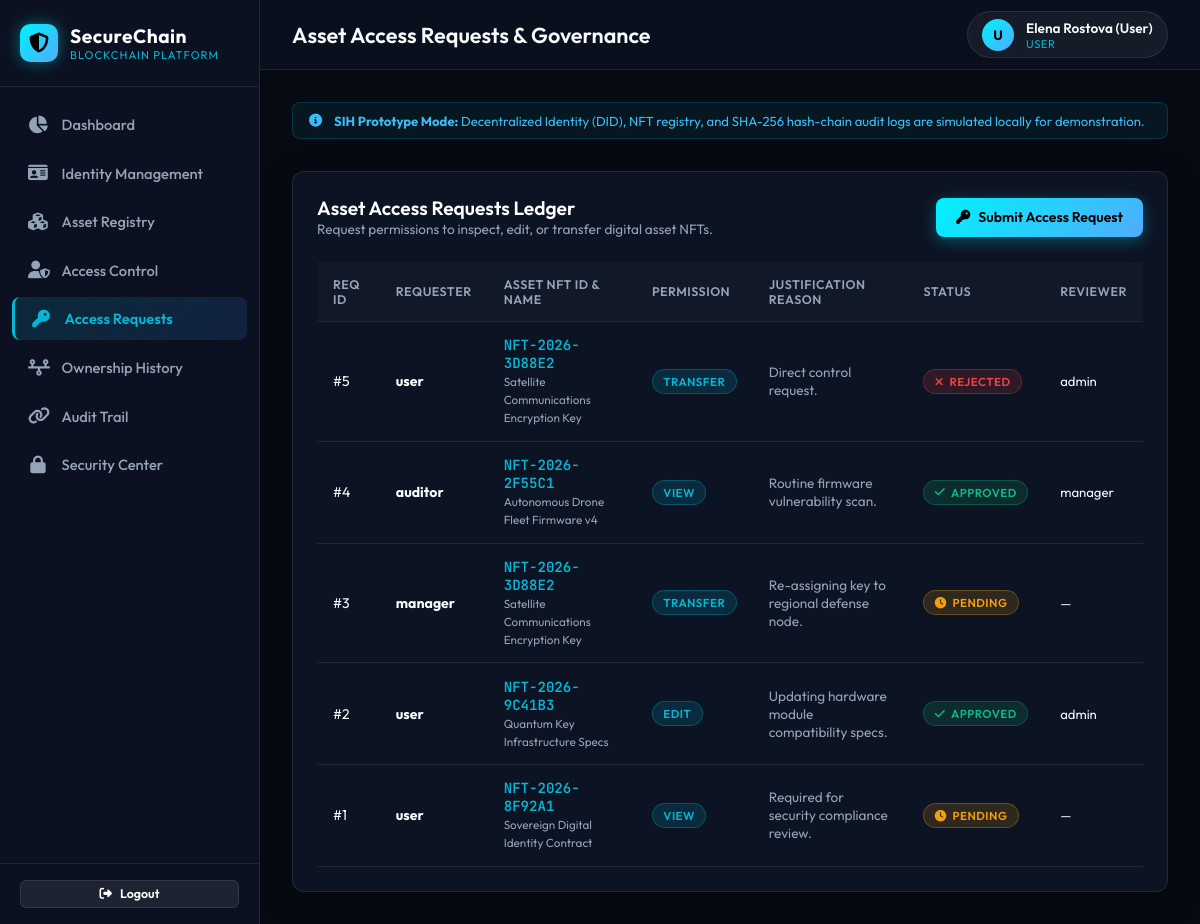
The page /access-requests (signed in) on the database its author committed.
### tables this page shows
CREATE TABLE access_requests (
        id INTEGER PRIMARY KEY AUTOINCREMENT,
        user_id INTEGER NOT NULL,
        username TEXT NOT NULL,
        asset_nft_id TEXT NOT NULL,
        asset_name TEXT NOT NULL,
        permission_requested TEXT NOT NULL,
        reason TEXT NOT NULL,
        status TEXT DEFAULT 'Pending',
        reviewed_by TEXT,
        created_at DATETIME DEFAULT CURRENT_TIMESTAMP,
        updated_at DATETIME DEFAULT CURRENT_TIMESTAMP
    );

### app.py (the view)
@app.route('/access-requests')
@login_required
def access_requests():
    conn = get_db_connection()
    assets_list = conn.execute('SELECT nft_id, name FROM assets WHERE status = "ACTIVE"').fetchall()
    requests_list = conn.execute('SELECT * FROM access_requests ORDER BY id DESC').fetchall()
    conn.close()
    return render_template('access_requests.html', assets=assets_list, requests=requests_list)

### app.py (called while the page is built)
@app.context_processor
def inject_user():
    return dict(
        current_user=session.get('username'),
        current_role=session.get('role'),
        current_full_name=session.get('full_name')
    )

### auth.py (called while the page is built)
def login_required(f):
    @wraps(f)
    def decorated_function(*args, **kwargs):
        if 'user_id' not in session:
            flash('Please log in to access this page.', 'warning')
            return redirect(url_for('login'))
        return f(*args, **kwargs)
    return decorated_function

### database.py (called while the page is built)
def get_db_connection():
    conn = sqlite3.connect(DB_PATH)
    conn.row_factory = sqlite3.Row
    return conn

### templates/access_requests.html (shortened to what this page needs)
{% extends "base.html" %}
{% block header_title %}Asset Access Requests & Governance{% endblock %}
{% block content %}
<div class="glass-card">
  <div style="display: flex; align-items: center; justify-content: space-between; flex-wrap: wrap; gap: 1rem; margin-bottom: 1.5rem;">
    <div>
      <h2 style="font-size: 1.2rem; font-weight: 600; color: #fff;">Asset Access Requests Ledger</h2>
      <p style="font-size: 0.85rem; color: var(--text-muted);">Request permissions to inspect, edit, or transfer digital asset NFTs.</p>
    </div>
    <div>
      <button class="btn btn-primary" onclick="openModal('request-access-modal')">
        <i class="fas fa-key"></i> Submit Access Request
      </button>
    </div>
  </div>
  <div class="table-responsive">
    <table class="custom-table">
      <thead>
        <tr>
          <th>Req ID</th>
          <th>Requester</th>
          <th>Asset NFT ID & Name</th>
          <th>Permission</th>
          <th>Justification Reason</th>
          <th>Status</th>
          <th>Reviewer</th>
        </tr>
      </thead>
      <tbody>
        {% for req in requests %}
        <tr>
          <td>#{{ req.id }}</td>
          <td><strong>{{ req.username }}</strong></td>
          <td>
            <span class="font-mono text-cyan" style="color: var(--primary-cyan); font-weight: 600;">{{ req.asset_nft_id }}</span><br>
            <small style="color: var(--text-muted);">{{ req.asset_name }}</small>
          </td>
          <td><span class="badge badge-cyan">{{ req.permission_requested }}</span></td>
          <td style="font-size: 0.85rem; color: var(--text-muted); max-width: 240px;">{{ req.reason }}</td>
          <td>
            {% if req.status == 'Approved' %}
              <span class="badge badge-approved"><i class="fas fa-check"></i> Approved</span>
            {% elif req.status == 'Rejected' %}
              <span class="badge badge-rejected"><i class="fas fa-times"></i> Rejected</span>
            {% else %}
              <span class="badge badge-pending"><i class="fas fa-clock"></i> Pending</span>
            {% endif %}
          </td>
          <td style="font-size: 0.82rem;">{{ req.reviewed_by or '—' }}</td>
        </tr>
        {% endfor %}
      </tbody>
    </table>
  </div>
</div>
{% endblock %}

### static/css/style.css (style rules this page uses)
:root { --bg-main: #070a12; --bg-card: rgba(15, 23, 42, 0.75); --bg-sidebar: #0b1120; --bg-input: #121c33; --border-color: rgba(255, 255, 255, 0.09); --border-glow: rgba(6, 182, 212, 0.3); --primary-cyan: #06b6d4; --accent-blue: #3b82f6; --gradient-cyan: linear-gradient(135deg, #00f2fe 0%, #4facfe 100%); --gradient-glow: linear-gradient(135deg, rgba(6, 182, 212, 0.15), rgba(59, 130, 246, 0.15)); --text-main: #f8fafc; --text-muted: #94a3b8; --text-dim: #64748b; --badge-success-bg: rgba(16, 185, 129, 0.15); --badge-success-color: #10b981; --badge-cyan-bg: rgba(6, 182, 212, 0.15); --badge-cyan-color: #06b6d4; --badge-warning-bg: rgba(245, 158, 11, 0.15); --badge-warning-color: #f59e0b; --badge-danger-bg: rgba(239, 68, 68, 0.15); --badge-danger-color: #ef4444; --sidebar-width: 260px; --topbar-height: 70px; }
* { box-sizing: border-box; margin: 0; padding: 0; font-family: 'Outfit', -apple-system, BlinkMacSystemFont, sans-serif; }
body { background-color: var(--bg-main); color: var(--text-main); min-height: 100vh; display: flex; overflow-x: hidden; }
code, .font-mono { font-family: 'JetBrains Mono', monospace; }
.glass-card { background: var(--bg-card); backdrop-filter: blur(16px); -webkit-backdrop-filter: blur(16px); border: 1px solid var(--border-color); border-radius: 12px; padding: 1.5rem; box-shadow: 0 8px 32px 0 rgba(0, 0, 0, 0.37); transition: all 0.3s ease; }
.badge { display: inline-flex; align-items: center; gap: 0.35rem; padding: 0.25rem 0.65rem; border-radius: 20px; font-size: 0.72rem; font-weight: 600; text-transform: uppercase; letter-spacing: 0.5px; }
.badge-verified, .badge-approved, .badge-success { background: var(--badge-success-bg); color: var(--badge-success-color); border: 1px solid rgba(16, 185, 129, 0.3); }
.badge-active, .badge-cyan { background: var(--badge-cyan-bg); color: var(--badge-cyan-color); border: 1px solid rgba(6, 182, 212, 0.3); }
.badge-pending, .badge-warning { background: var(--badge-warning-bg); color: var(--badge-warning-color); border: 1px solid rgba(245, 158, 11, 0.3); }
.badge-denied, .badge-rejected, .badge-danger { background: var(--badge-danger-bg); color: var(--badge-danger-color); border: 1px solid rgba(239, 68, 68, 0.3); }
.table-responsive { width: 100%; overflow-x: auto; }
.custom-table { width: 100%; border-collapse: collapse; text-align: left; }
.custom-table th { padding: 0.9rem 1rem; background: rgba(255, 255, 255, 0.02); color: var(--text-muted); font-size: 0.78rem; font-weight: 600; text-transform: uppercase; letter-spacing: 0.5px; border-bottom: 1px solid var(--border-color); }
.custom-table td { padding: 0.9rem 1rem; border-bottom: 1px solid var(--border-color); font-size: 0.88rem; color: var(--text-main); vertical-align: middle; }
.custom-table tbody tr { transition: background 0.15s ease; }
.btn { display: inline-flex; align-items: center; justify-content: center; gap: 0.5rem; padding: 0.65rem 1.25rem; border-radius: 8px; font-size: 0.88rem; font-weight: 600; cursor: pointer; border: none; transition: all 0.2s ease; text-decoration: none; }
.btn-primary { background: var(--gradient-cyan); color: #000; box-shadow: 0 4px 15px rgba(0, 242, 254, 0.3); }

### rows shown on the page
access_requests: id "5", username "user", asset_nft_id "NFT-2026-3D88E2", asset_name "Satellite Communications Encryption Key", permission_requested "TRANSFER", reason "Direct control request.", status "Rejected" (drawn), reviewed_by "admin"
access_requests: id "4", username "auditor", asset_nft_id "NFT-2026-2F55C1", asset_name "Autonomous Drone Fleet Firmware v4", permission_requested "VIEW", reason "Routine firmware vulnerability scan.", status "Approved" (drawn), reviewed_by "manager"
access_requests: id "3", username "manager", asset_nft_id "NFT-2026-3D88E2", asset_name "Satellite Communications Encryption Key", permission_requested "TRANSFER", reason "Re-assigning key to regional defense node.", status "Pending" (drawn), reviewed_by "—"
access_requests: id "2", username "user", asset_nft_id "NFT-2026-9C41B3", asset_name "Quantum Key Infrastructure Specs", permission_requested "EDIT", reason "Updating hardware module compatibility specs.", status "Approved" (drawn), reviewed_by "admin"
access_requests: id "1", username "user", asset_nft_id "NFT-2026-8F92A1", asset_name "Sovereign Digital Identity Contract", permission_requested "VIEW", reason "Required for security compliance review.", status "Pending" (drawn), reviewed_by "—"

### other values the page prints
{{ current_user[0] | upper }} "U"
{{ current_full_name or current_user }} "Elena Rostova (User)"
{{ current_role }} "USER"
